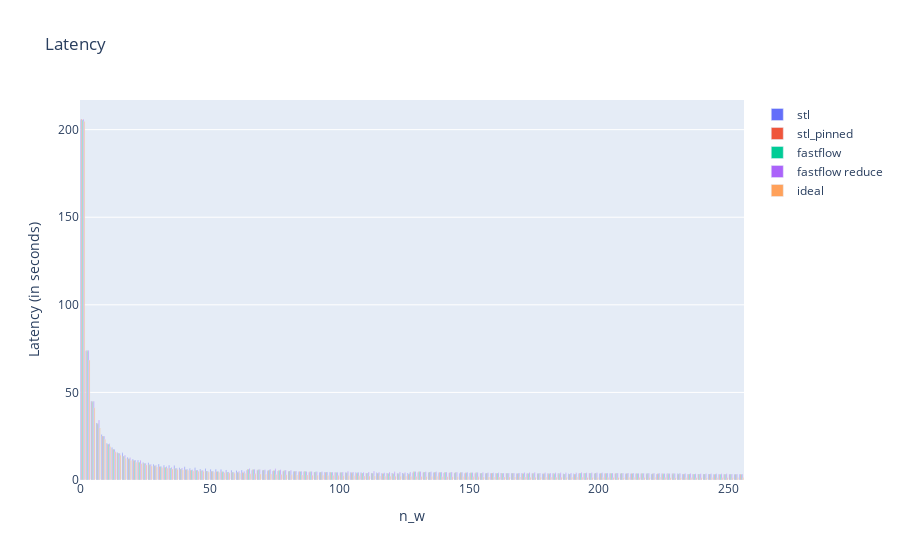

This figure's notebook cell:
### Code cell
fig = go.Figure()
fig.add_trace(go.Bar(x=df_stl['num workers'], y=df_stl['entire program time']*1e-6,
                     name='stl'))
fig.add_trace(go.Bar(x=df_stl_pinned['num workers'], y=df_stl_pinned['entire program time']*1e-6,
                     name='stl_pinned'))
fig.add_trace(go.Bar(x=df_fastflow['num workers'], y=df_fastflow['entire program time']*1e-6,
                     name='fastflow'))
fig.add_trace(go.Bar(x=df_fastflow_reduce['num workers'], y=df_fastflow_reduce['entire program time']*1e-6,
                     name='fastflow reduce'))
fig.add_trace(go.Bar(x=df_fastflow['num workers'], y=df_fastflow['t_ideal']*1e-6,
                     name='ideal'))

fig.update_layout(title='Latency',
                  xaxis_title='n_w',
                  yaxis_title='Latency')

fig.update_layout(title='Latency',
                  barmode='group',
                  xaxis_title='n_w',
                  yaxis_title='Latency (in seconds)')

fig.show()
